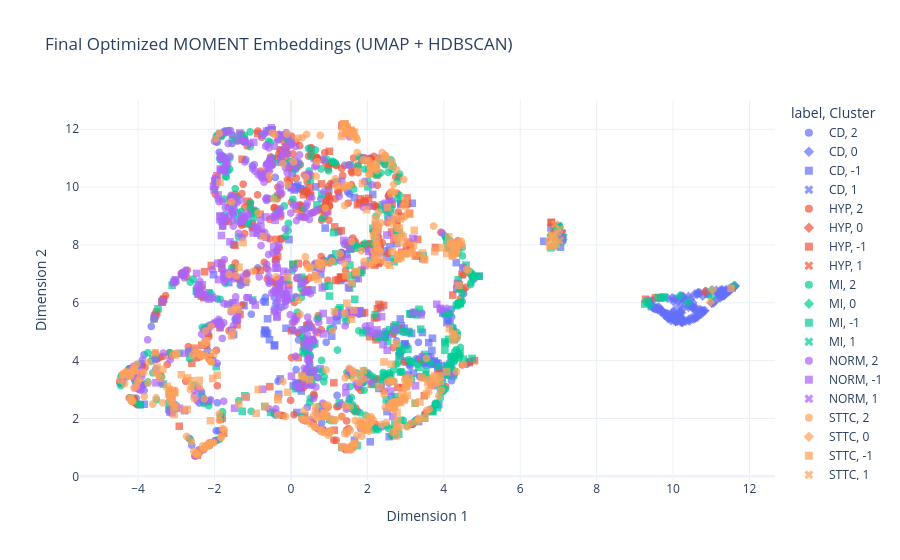

Write notebook code for a chart like this one.
### Code cell
plot_final_generic_model(
    X_for_plot = X_umap_final, 
    true_labels = true_labels, 
    final_labels = final_labels, 
    name = "UMAP + HDBSCAN"
)

### Figure 1 — Plotly figure (JSON) as saved in the notebook; plotly's stock layout.template omitted (floating-point values rounded to 4 significant figures; data arrays with more than 128 entries replaced by an {"elided": "..."} marker saying what was removed)
{"data": [{"customdata": {"elided": "220x2 str values"}, "hovertemplate": "label=%{customdata[0]}<br>Cluster=%{customdata[1]}<extra></extra>", "legendgroup": "CD, 2", "marker": {"color": "#636EFA", "opacity": 0.7, "size": 8, "symbol": "circle"}, "mode": "markers", "name": "CD, 2", "showlegend": true, "type": "scattergl", "x": {"elided": "220 float values"}, "xaxis": "x", "y": {"elided": "220 float values"}, "yaxis": "y"}, {"customdata": {"elided": "152x2 str values"}, "hovertemplate": "label=%{customdata[0]}<br>Cluster=%{customdata[1]}<extra></extra>", "legendgroup": "CD, 0", "marker": {"color": "#636EFA", "opacity": 0.7, "size": 8, "symbol": "diamond"}, "mode": "markers", "name": "CD, 0", "showlegend": true, "type": "scattergl", "x": {"elided": "152 float values"}, "xaxis": "x", "y": {"elided": "152 float values"}, "yaxis": "y"}, {"customdata": {"elided": "156x2 str values"}, "hovertemplate": "label=%{customdata[0]}<br>Cluster=%{customdata[1]}<extra></extra>", "legendgroup": "CD, -1", "marker": {"color": "#636EFA", "opacity": 0.7, "size": 8, "symbol": "square"}, "mode": "markers", "name": "CD, -1", "showlegend": true, "type": "scattergl", "x": {"elided": "156 float values"}, "xaxis": "x", "y": {"elided": "156 float values"}, "yaxis": "y"}, {"customdata": [["CD", "1"], ["CD", "1"], ["CD", "1"], ["CD", "1"], ["CD", "1"], ["CD", "1"], ["CD", "1"], ["CD", "1"]], "hovertemplate": "label=%{customdata[0]}<br>Cluster=%{customdata[1]}<extra></extra>", "legendgroup": "CD, 1", "marker": {"color": "#636EFA", "opacity": 0.7, "size": 8, "symbol": "x"}, "mode": "markers", "name": "CD, 1", "showlegend": true, "type": "scattergl", "x": [7.062, 6.949, 7.071, 6.993, 7.063, 7.107, 7.083, 6.842], "xaxis": "x", "y": [8.195, 8.664, 8.135, 8.443, 8.203, 8.225, 8.244, 8.319], "yaxis": "y"}, {"customdata": {"elided": "367x2 str values"}, "hovertemplate": "label=%{customdata[0]}<br>Cluster=%{customdata[1]}<extra></extra>", "legendgroup": "HYP, 2", "marker": {"color": "#EF553B", "opacity": 0.7, "size": 8, "symbol": "circle"}, "mode": "markers", "name": "HYP, 2", "showlegend": true, "type": "scattergl", "x": {"elided": "367 float values"}, "xaxis": "x", "y": {"elided": "367 float values"}, "yaxis": "y"}, {"customdata": [["HYP", "0"]], "hovertemplate": "label=%{customdata[0]}<br>Cluster=%{customdata[1]}<extra></extra>", "legendgroup": "HYP, 0", "marker": {"color": "#EF553B", "opacity": 0.7, "size": 8, "symbol": "diamond"}, "mode": "markers", "name": "HYP, 0", "showlegend": true, "type": "scattergl", "x": [10.83], "xaxis": "x", "y": [6.388], "yaxis": "y"}, {"customdata": {"elided": "159x2 str values"}, "hovertemplate": "label=%{customdata[0]}<br>Cluster=%{customdata[1]}<extra></extra>", "legendgroup": "HYP, -1", "marker": {"color": "#EF553B", "opacity": 0.7, "size": 8, "symbol": "square"}, "mode": "markers", "name": "HYP, -1", "showlegend": true, "type": "scattergl", "x": {"elided": "159 float values"}, "xaxis": "x", "y": {"elided": "159 float values"}, "yaxis": "y"}, {"customdata": [["HYP", "1"], ["HYP", "1"], ["HYP", "1"], ["HYP", "1"], ["HYP", "1"], ["HYP", "1"], ["HYP", "1"], ["HYP", "1"], ["HYP", "1"]], "hovertemplate": "label=%{customdata[0]}<br>Cluster=%{customdata[1]}<extra></extra>", "legendgroup": "HYP, 1", "marker": {"color": "#EF553B", "opacity": 0.7, "size": 8, "symbol": "x"}, "mode": "markers", "name": "HYP, 1", "showlegend": true, "type": "scattergl", "x": [6.976, 7.0, 7.1, 6.9, 6.922, 7.094, 7.023, 7.024, 6.896], "xaxis": "x", "y": [8.46, 8.633, 8.419, 8.499, 8.538, 8.371, 8.575, 8.568, 8.566], "yaxis": "y"}, {"customdata": {"elided": "349x2 str values"}, "hovertemplate": "label=%{customdata[0]}<br>Cluster=%{customdata[1]}<extra></extra>", "legendgroup": "MI, 2", "marker": {"color": "#00CC96", "opacity": 0.7, "size": 8, "symbol": "circle"}, "mode": "markers", "name": "MI, 2", "showlegend": true, "type": "scattergl", "x": {"elided": "349 float values"}, "xaxis": "x", "y": {"elided": "349 float values"}, "yaxis": "y"}, {"customdata": [["MI", "0"], ["MI", "0"], ["MI", "0"], ["MI", "0"], ["MI", "0"], ["MI", "0"]], "hovertemplate": "label=%{customdata[0]}<br>Cluster=%{customdata[1]}<extra></extra>", "legendgroup": "MI, 0", "marker": {"color": "#00CC96", "opacity": 0.7, "size": 8, "symbol": "diamond"}, "mode": "markers", "name": "MI, 0", "showlegend": true, "type": "scattergl", "x": [10.38, 10.18, 11.01, 11.59, 11.0, 9.384], "xaxis": "x", "y": [6.017, 6.239, 6.177, 6.595, 6.435, 5.925], "yaxis": "y"}, {"customdata": {"elided": "162x2 str values"}, "hovertemplate": "label=%{customdata[0]}<br>Cluster=%{customdata[1]}<extra></extra>", "legendgroup": "MI, -1", "marker": {"color": "#00CC96", "opacity": 0.7, "size": 8, "symbol": "square"}, "mode": "markers", "name": "MI, -1", "showlegend": true, "type": "scattergl", "x": {"elided": "162 float values"}, "xaxis": "x", "y": {"elided": "162 float values"}, "yaxis": "y"}, {"customdata": [["MI", "1"], ["MI", "1"], ["MI", "1"], ["MI", "1"], ["MI", "1"], ["MI", "1"], ["MI", "1"], ["MI", "1"], ["MI", "1"], ["MI", "1"], ["MI", "1"], ["MI", "1"], ["MI", "1"], ["MI", "1"], ["MI", "1"], ["MI", "1"], ["MI", "1"], ["MI", "1"], ["MI", "1"]], "hovertemplate": "label=%{customdata[0]}<br>Cluster=%{customdata[1]}<extra></extra>", "legendgroup": "MI, 1", "marker": {"color": "#00CC96", "opacity": 0.7, "size": 8, "symbol": "x"}, "mode": "markers", "name": "MI, 1", "showlegend": true, "type": "scattergl", "x": [6.801, 7.006, 7.047, 6.813, 6.854, 7.014, 6.92, 7.003, 7.041, 6.998, 6.984, 7.061, 7.099, 6.832, 6.992, 7.132, 6.798, 7.111, 6.964], "xaxis": "x", "y": [8.232, 8.616, 8.404, 8.28, 8.328, 8.644, 8.505, 8.249, 8.526, 8.66, 8.452, 8.133, 8.173, 8.325, 8.102, 8.268, 8.264, 8.251, 8.567], "yaxis": "y"}, {"customdata": {"elided": "392x2 str values"}, "hovertemplate": "label=%{customdata[0]}<br>Cluster=%{customdata[1]}<extra></extra>", "legendgroup": "NORM, 2", "marker": {"color": "#AB63FA", "opacity": 0.7, "size": 8, "symbol": "circle"}, "mode": "markers", "name": "NORM, 2", "showlegend": true, "type": "scattergl", "x": {"elided": "392 float values"}, "xaxis": "x", "y": {"elided": "392 float values"}, "yaxis": "y"}, {"customdata": {"elided": "142x2 str values"}, "hovertemplate": "label=%{customdata[0]}<br>Cluster=%{customdata[1]}<extra></extra>", "legendgroup": "NORM, -1", "marker": {"color": "#AB63FA", "opacity": 0.7, "size": 8, "symbol": "square"}, "mode": "markers", "name": "NORM, -1", "showlegend": true, "type": "scattergl", "x": {"elided": "142 float values"}, "xaxis": "x", "y": {"elided": "142 float values"}, "yaxis": "y"}, {"customdata": [["NORM", "1"], ["NORM", "1"]], "hovertemplate": "label=%{customdata[0]}<br>Cluster=%{customdata[1]}<extra></extra>", "legendgroup": "NORM, 1", "marker": {"color": "#AB63FA", "opacity": 0.7, "size": 8, "symbol": "x"}, "mode": "markers", "name": "NORM, 1", "showlegend": true, "type": "scattergl", "x": [7.115, 7.065], "xaxis": "x", "y": [8.174, 8.398], "yaxis": "y"}, {"customdata": {"elided": "324x2 str values"}, "hovertemplate": "label=%{customdata[0]}<br>Cluster=%{customdata[1]}<extra></extra>", "legendgroup": "STTC, 2", "marker": {"color": "#FFA15A", "opacity": 0.7, "size": 8, "symbol": "circle"}, "mode": "markers", "name": "STTC, 2", "showlegend": true, "type": "scattergl", "x": {"elided": "324 float values"}, "xaxis": "x", "y": {"elided": "324 float values"}, "yaxis": "y"}, {"customdata": [["STTC", "0"], ["STTC", "0"]], "hovertemplate": "label=%{customdata[0]}<br>Cluster=%{customdata[1]}<extra></extra>", "legendgroup": "STTC, 0", "marker": {"color": "#FFA15A", "opacity": 0.7, "size": 8, "symbol": "diamond"}, "mode": "markers", "name": "STTC, 0", "showlegend": true, "type": "scattergl", "x": [11.03, 10.98], "xaxis": "x", "y": [6.448, 6.02], "yaxis": "y"}, {"customdata": {"elided": "199x2 str values"}, "hovertemplate": "label=%{customdata[0]}<br>Cluster=%{customdata[1]}<extra></extra>", "legendgroup": "STTC, -1", "marker": {"color": "#FFA15A", "opacity": 0.7, "size": 8, "symbol": "square"}, "mode": "markers", "name": "STTC, -1", "showlegend": true, "type": "scattergl", "x": {"elided": "199 float values"}, "xaxis": "x", "y": {"elided": "199 float values"}, "yaxis": "y"}, {"customdata": [["STTC", "1"], ["STTC", "1"], ["STTC", "1"], ["STTC", "1"], ["STTC", "1"], ["STTC", "1"], ["STTC", "1"], ["STTC", "1"], ["STTC", "1"], ["STTC", "1"], ["STTC", "1"]], "hovertemplate": "label=%{customdata[0]}<br>Cluster=%{customdata[1]}<extra></extra>", "legendgroup": "STTC, 1", "marker": {"color": "#FFA15A", "opacity": 0.7, "size": 8, "symbol": "x"}, "mode": "markers", "name": "STTC, 1", "showlegend": true, "type": "scattergl", "x": [7.026, 6.859, 6.836, 6.981, 6.907, 6.841, 6.847, 7.035, 6.915, 6.819, 6.832], "xaxis": "x", "y": [8.541, 8.318, 8.251, 8.44, 8.242, 8.296, 8.299, 8.151, 8.714, 8.345, 8.304], "yaxis": "y"}], "layout": {"legend": {"title": {"text": "label, Cluster"}, "tracegroupgap": 0}, "title": {"text": "Final Optimized MOMENT Embeddings (UMAP + HDBSCAN)"}, "xaxis": {"anchor": "y", "domain": [0, 1], "title": {"text": "Dimension 1"}}, "yaxis": {"anchor": "x", "domain": [0, 1], "title": {"text": "Dimension 2"}}}}
